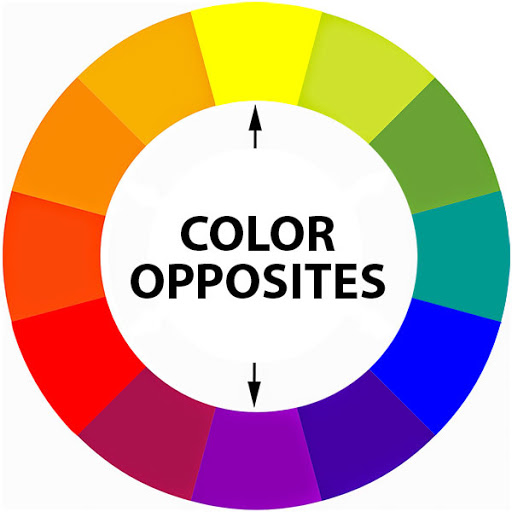
#> input picture img/img3.jpg, 512 x 512 px
$ python color-discover-rgb.py --image img/img3.jpg
#> lines starting #> are read from the running program, lines starting #| are printed output that depends on the picture; after the words box and inside, x2 and y2 are one past the last pixel; in counts of white or black regions, pixels touching at a corner belong together
# import the necessary packages
import numpy as np
import argparse
import cv2
from matplotlib import pyplot as plt

def main():
	# construct the argument parse and parse the arguments
	ap = argparse.ArgumentParser()
	ap.add_argument("-i", "--image", help = "path to the image")
	args = vars(ap.parse_args())

	# load the image
	image = cv2.imread(args["image"], cv2.IMREAD_COLOR)
#> image is the input picture: shape (512, 512, 3); mean B, G, R 162.1, 173.5, 203.8
	if image is None:
		print('Use python3.7 color-discover-rgb.py --image path/to/image')
		return
	image_blur = cv2.GaussianBlur(image, (5, 5), 0)
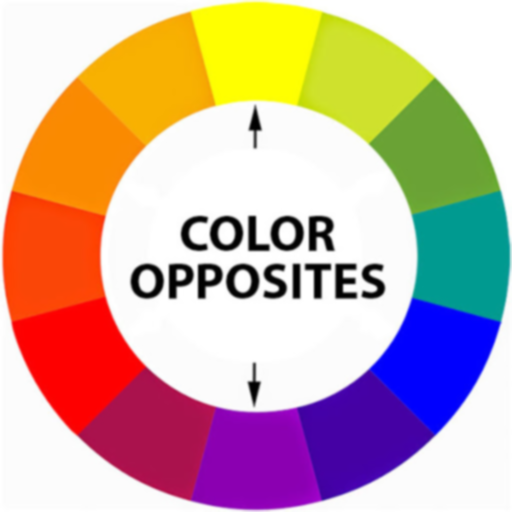
#> image_blur: shape (512, 512, 3); mean B, G, R 162.1, 173.5, 203.8
	image_rgb = cv2.cvtColor(image, cv2.COLOR_BGR2RGB)

	# define the list of boundaries
	boundaries = [
		## BGR												# Average
		([  0, 215, 215], [ 40, 255, 255], 'Yellow'),		# [  0, 255, 255]
		([  5, 185, 167], [ 85, 255, 247], 'Light green'),	# [ 45, 225, 207]
		([ 13, 122,  66], [ 93, 202, 146], 'Green'),		# [ 53, 162, 106]
		([104, 114,   0], [184, 194,  40], 'Cyan'),			# [144, 154,   0]
		([214,   0,   0], [255,  40,  40], 'Blue'),			# [254,   0,   0]
		([124,   0,  29], [204,  41, 109], 'Dark blue'),	# [164,   1,  69]
		([137,   0,  99], [217,  40, 179], 'Purple'),		# [177,   0, 139]
		([ 37,   0, 130], [117,  58, 210], 'Magenta'),		# [ 77,  18, 170]
		([  0,   0, 214], [ 40,  40, 255], 'Red'),			# [  0,   0, 254]
		([  0,  30, 210], [ 47, 110, 255], 'Light red'),	# [  7,  70, 250]
		([  0,  98, 210], [ 40, 178, 255], 'Orange'),		# [  0, 138, 250]
		([  0, 137, 208], [ 41, 217, 255], 'Burnt yellow'),	# [  1, 177, 248]
		([215, 215, 215], [255, 255, 255], 'White'), 		# [255, 255, 255]
		([103,  86,  65], [145, 133, 128], 'Gray')			# [121, 110,  96]
	]

	imagesToShow = []

	# loop over the boundaries
	for (lower, upper, title) in boundaries:
		# create NumPy arrays from the boundaries
		lower = np.array(lower, dtype = "uint8")
		upper = np.array(upper, dtype = "uint8")
		# find the colors within the specified boundaries and apply
		# the mask
		mask = cv2.inRange(image_blur, lower, upper)
		output = cv2.bitwise_and(image_blur, image_blur, mask = mask)
		output_rgb = cv2.cvtColor(output, cv2.COLOR_BGR2RGB)

		## calculate the percentage
		totalPixels = output.size/3
		nonBlack = cv2.countNonZero(cv2.cvtColor(output, cv2.COLOR_BGR2GRAY))
		percent = round(nonBlack * 100 / totalPixels, 2)

		## append to array to show in the end
		imagesToShow.append([output_rgb, percent, title])
#> this loop made 14 passes
#> (nonBlack, percent) on passes 1 to 12: (10379, 3.96), (10305, 3.93), (9879, 3.77), (9684, 3.69), (9747, 3.72), (10003, 3.82), (10227, 3.9), (10229, 3.9), (10297, 3.93), (10351, 3.95), (20294, 7.74), (20035, 7.64)
#> pass 1, in main, `mask = cv2.inRange(image_blur, lower, upper)`:
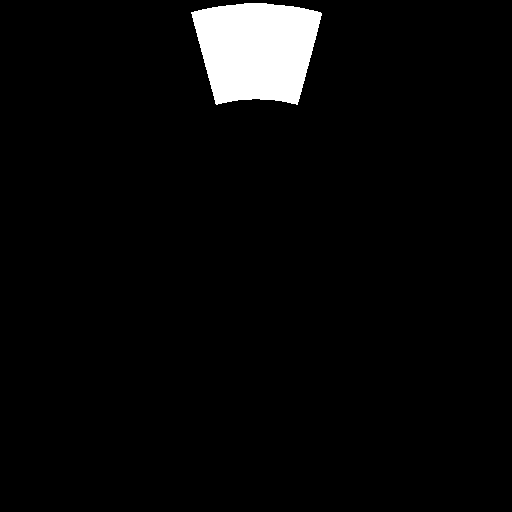
#> mask: shape (512, 512); 4% white; 1 white region, box (x1, y1, x2, y2) and area: (191, 3, 322, 105) 10379
#> pass 1, in main, `output = cv2.bitwise_and(image_blur, image_blur, mask = mask)`:
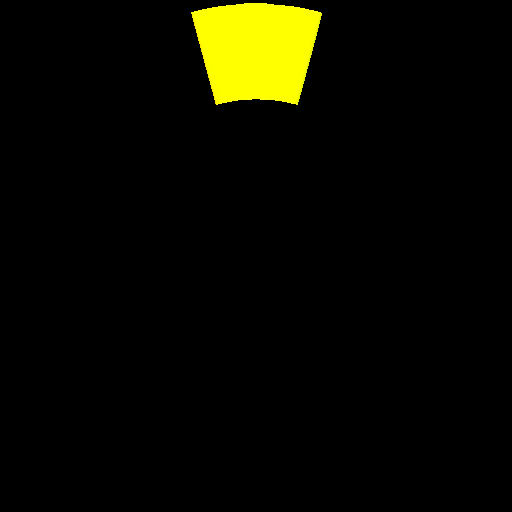
#> output: shape (512, 512, 3); mean B, G, R 0, 10.1, 10.1
#> pass 2, in main, `mask = cv2.inRange(image_blur, lower, upper)`:
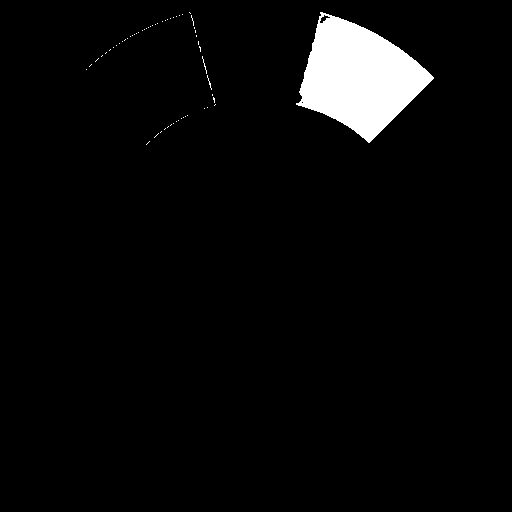
#> mask: shape (512, 512); 3.9% white; 61 white regions (60 under 20 px), largest, box (x1, y1, x2, y2) and area: (296, 12, 434, 143) 10158
#> after the loop:
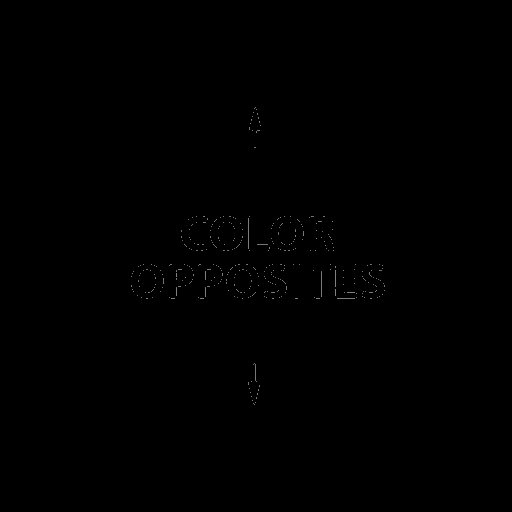
#> output: shape (512, 512, 3); min 0, max 128, mean 0.3
#> after the loop, imagesToShow = 14 items

	# show the images
	for (output, percent, title) in imagesToShow:
		if (percent > 0.5):
			plt.subplot(121),plt.imshow(image_rgb),plt.title('Original')
			plt.xticks([]), plt.yticks([])
			plt.subplot(122),plt.imshow(output),plt.title(title + ' (' + str(percent) + '%)')
			plt.xticks([]), plt.yticks([])
			plt.show()
#> this loop made 14 passes
#> (percent, title) on passes 1 to 12: (3.96, 'Yellow'), (3.93, 'Light green'), (3.77, 'Green'), (3.69, 'Cyan'), (3.72, 'Blue'), (3.82, 'Dark blue'), (3.9, 'Purple'), (3.9, 'Magenta'), (3.93, 'Red'), (3.95, 'Light red'), (7.74, 'Orange'), (7.64, 'Burnt yellow')
#> pass 2, in main, `plt.show()`:
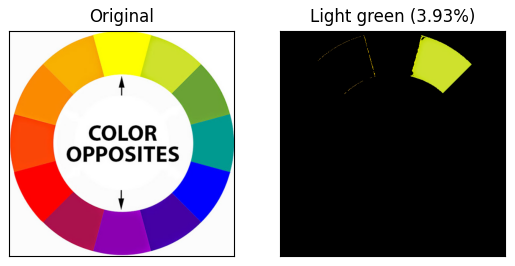
#> figure drawn by matplotlib, 2 panels

if __name__ == '__main__':
	main()

$ run again, on img/img4.jpeg
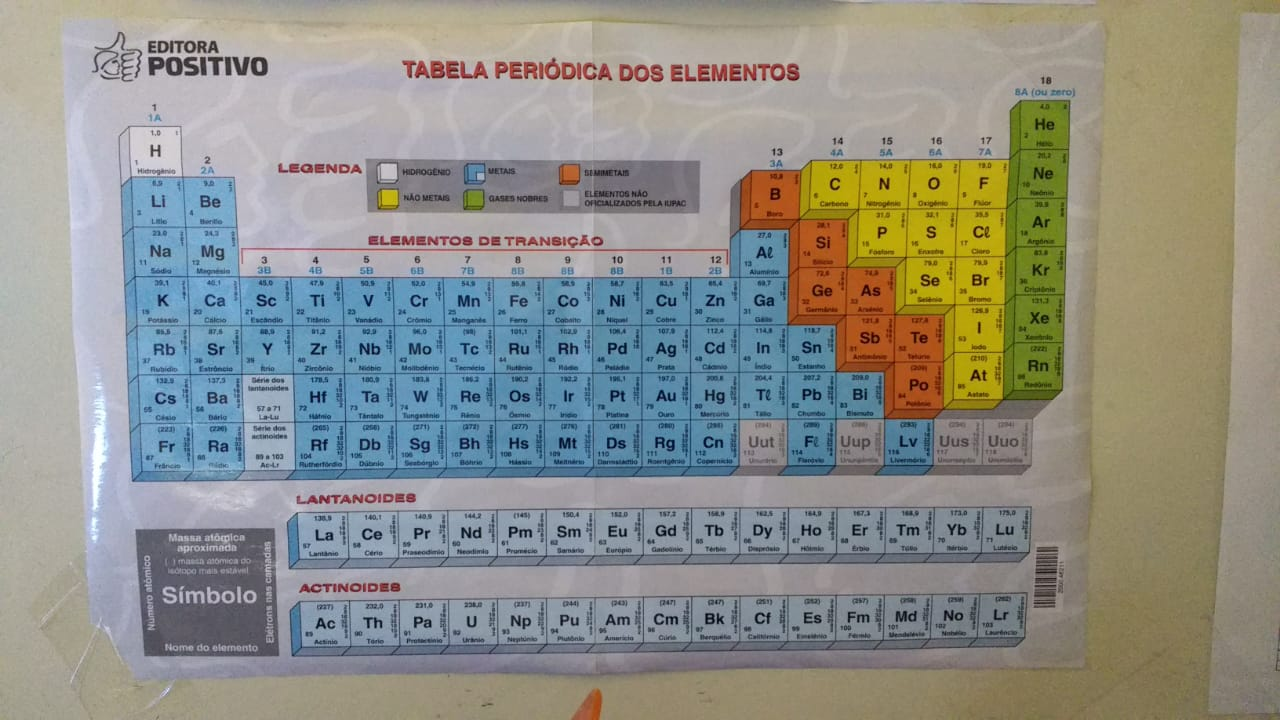
#> input picture img/img4.jpeg, 1280 x 720 px
#> in main, image is the input picture: shape (720, 1280, 3); mean B, G, R 136.6, 143.9, 142.4
#> the loop in main, `for (lower, upper, title) in boundaries:` made 14 passes
#> (nonBlack, percent) on passes 1 to 8: (0, 0), (0, 0), (17283, 1.88), (0, 0), (0, 0), (0, 0), (0, 0), (119, 0.01)
#> pass 3, in main, `mask = cv2.inRange(image_blur, lower, upper)`:
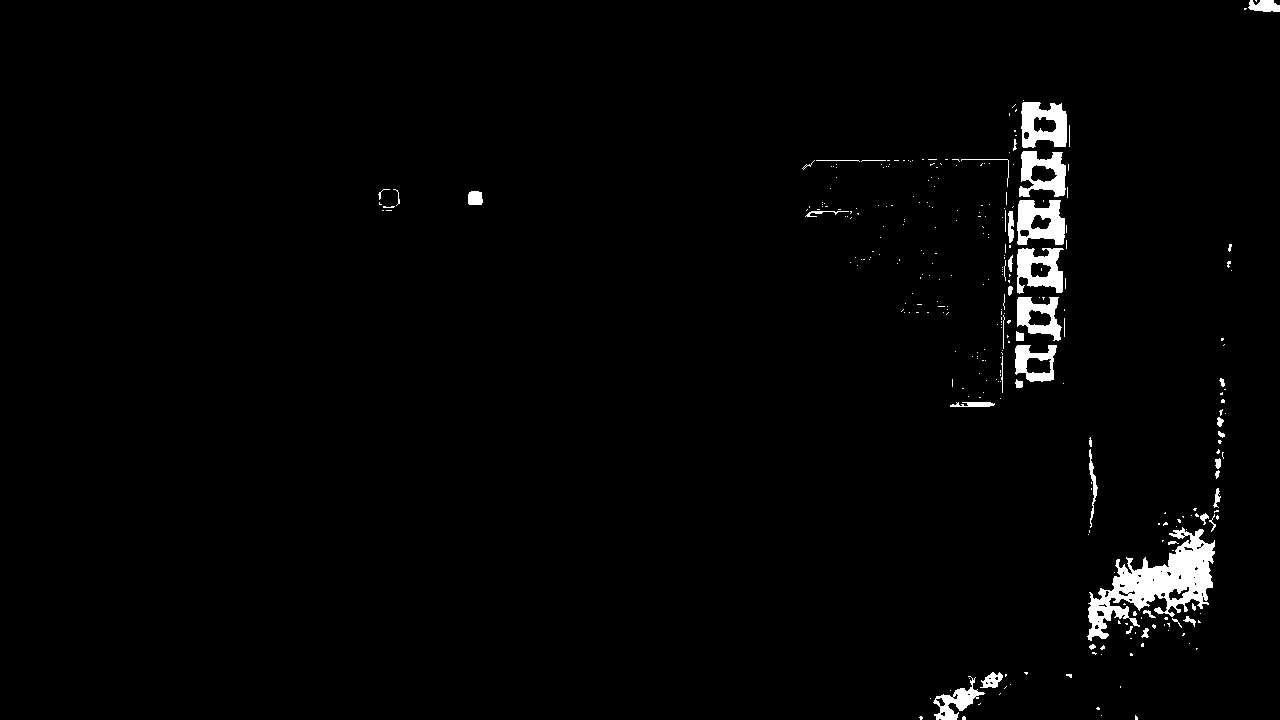
#> mask: shape (720, 1280); 1.9% white; 302 white regions (253 under 20 px), largest, box (x1, y1, x2, y2) and area: (1087, 527, 1215, 641) 5573, (1017, 200, 1065, 245) 1485, (1021, 102, 1067, 148) 1466
#> after the loop in main, `for (lower, upper, title) in boundaries:`:
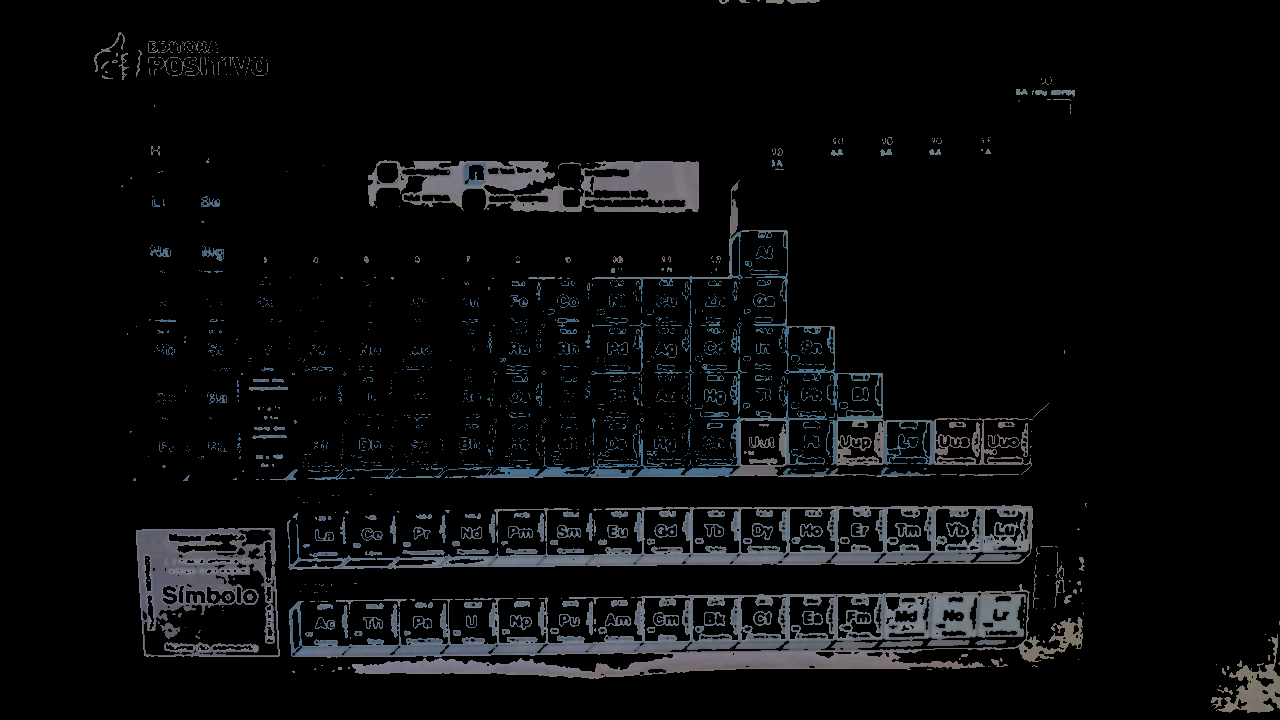
#> output: shape (720, 1280, 3); mean B, G, R 12.2, 11.1, 10.3
#> after the loop in main, `for (lower, upper, title) in boundaries:`: imagesToShow = 14 items
#> the loop in main, `for (output, percent, title) in imagesToShow:` made 14 passes
#> (percent, title) on passes 1 to 8: (0, 'Yellow'), (0, 'Light green'), (1.88, 'Green'), (0, 'Cyan'), (0, 'Blue'), (0, 'Dark blue'), (0, 'Purple'), (0.01, 'Magenta')
